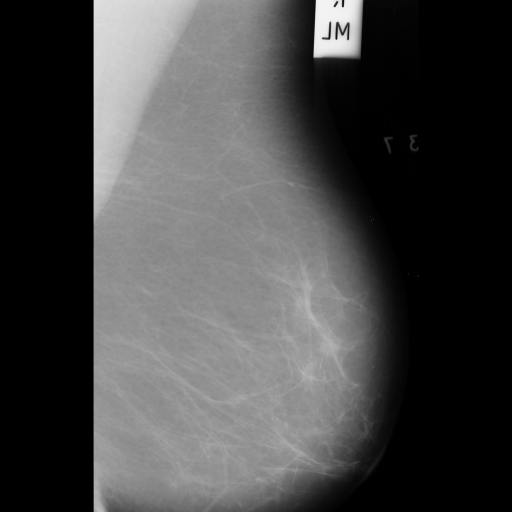
%> input picture Course project/Mammogram images/mdb006.pgm, 1024 x 1024 px (shown at 1/2 size)
$ octave MSRETINX_AND_UNSHARP.m   (GNU Octave 9; MATLAB toolbox functions it lacks are replaced by stand-ins)
%> lines starting %> are read from the running program, lines starting %| are printed output that depends on the picture
### Course project/image contrast quality/RENYI_AQI.m
function [Q,Qn,Rm]=RENYI_AQI(X,N,nod,firstangle,angleunits,mode,average)
% [Q,Qn,Rm]=aqindex(X,N,nod,firstangle,angleunits,mode)
% Blind Anistropic Quality Index (AQI).
% Details can be found in: S. Gabarda and G. Cristóbal, “Blind Image
% quality assessment through anisotropy”, Journal of the Optical Society
% of America, Vol. 24, No. 12, 2007, pp. B42-B51.
% This measure discriminates sharp noise free images from distorted images
% Inputs:
% X: color or gray-scale image as double precission matrix
% N: window size in pixels (2, 4, 6, 8, ...) (even number)
% nod: number of directions (1, 2, 3, ...)
% firstangle: set the first orientation in degrees or radians.
% angleunits: 'degree' or 'radian'
% mode: 'gray' or 'color'
% average: use 'common' for regular average, 'zerofree' to ignore
% zeros in the distribution and 'jpeg' for JPEG correction
% Outputs:
% (Note that Q and Qn are single or multiple upon solutions are selected
% for gray or color images with the mode option
% Q: AQI
% Qn: normalized AQI
% Rm: expected value of directional image entropy

% By Salvador Gabarda
% Matlab version 7.7 (R2008b)
% toolbox     :  \map\maputils\rad2deg.m
% toolbox     :  \stats\moment.m
% Last updated: 06NOV2015
% salvador.gabarda@gmail.com

[ro co la]=size(X);
angleerror=0;

switch mode
    case 'gray'
        X=round(sum(X,3)./la);
    case 'color'
        % no action
end

[ro co la]=size(X);

if isequal(angleunits,'radian')
        firstangle=rad2deg(firstangle);
    elseif isequal(angleunits,'degree')
        % no action taken
    else
        disp('unknown unit')
        angleerror=1;
end

dang=180/nod;
output=0;

for k=1:nod
    if angleerror==1
        break
    end
    ang=(k-1)*dang;

    for q=1:la
        Y=orlaon(X(:,:,q),N/2);
        W=localwigner(Y,N,firstangle+ang,'degree');
        R=renyientropy(W);
        R=orlaoff(R,N/2);

        % image entropy
        switch average
            case 'common'
            r=R(:);
            case 'zerofree' % useful with quantization noise
            II=find(R~=0);
            r=R(II);
            case 'jpeg'
            r=R(:);
            % JPEG correction
            Z1(k,q)=mean(r);
            I=find(r==0);
            if isempty(I)
                Z2(k,q)=0;
            else
                [roI coI]=size(I);
                Z2(k,q)=roI;
            end
        end


        % global image entropy direction k, channel q
        alternative='zero';
        switch alternative
            case 'zero' % first option
                global_im_entropy(k,q)=mean(r);
            case 'two'
                global_im_entropy(k,q)=moment(r(:),2);
            case 'three'
                global_im_entropy(k,q)=moment(r(:),3);
            case 'four'
                global_im_entropy(k,q)=moment(r(:),4);

        end
    end

end


switch average
    case 'common'
        % Quality (raw value)
        Q=std(global_im_entropy,1);
    case 'zerofree'
        Q=std(global_im_entropy,1);
    case 'jpeg'
        % JPEG correction
        SZ2=sum(Z2(:));
        SZ3=(SZ2/(ro*co*nod))^0.1;
        Q=std(global_im_entropy,1)*(1-SZ3); %corrected standard deviation
end

% normalized quality
Rm=mean(global_im_entropy,1);
Qn=Q./Rm;


end

% [41 lines left out: functions orlaon, orlaoff, WECE, not called in this run]


### Course project/image contrast quality/MSRETINX_AND_UNSHARP.m
clear; clc; close all;

image = imread('E:\github\Image processing class and project\Course project\Mammogram images\mdb006.pgm');
%> image is the input picture: size 1024x1024 uint8; min 0, max 243, mean 70.1
% image = rgb2gray(image);
% image = wdenoise2(image, 'DenoisingMethod', 'SURE');
[h, w, ~] = size(image);
%> h = 1024; w = 1024
image = imresize(image, [min([h w]) min([h w])], "bicubic");

% retin = MSRetinex2(double(image), [15 80 250].*1, [1 1], 8);
% retin = min_max(retin)-40;
% retin(retin<0) =0; retin(retin>255) = 255;

retin = imsharpen(double(image), 'Amount', 5, 'Radius', 3);
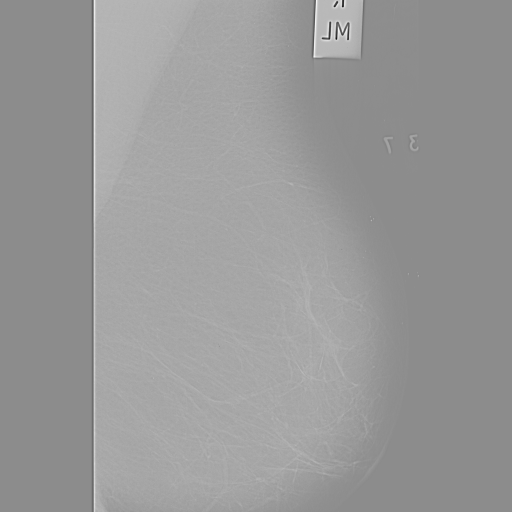
%> retin: size 1024x1024 double (shown at 1/2 size); min -779.9, max 631.2, mean 70.1; drawn with min black and max white

figure
imshow(retin, [0 255])
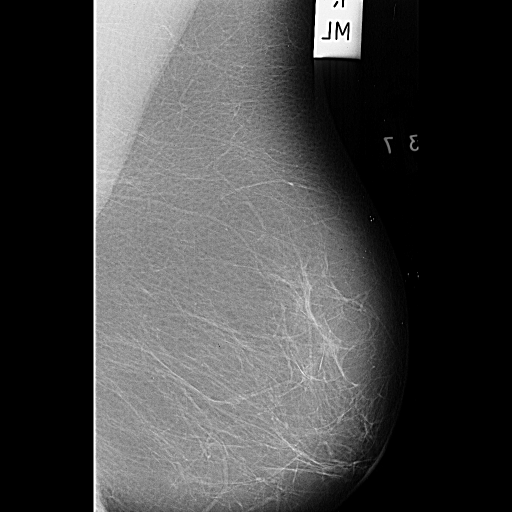
%> displayed picture: size 1024x1024, on the screen's scale of 0 to 255 (shown at 1/2 size); min 0, max 255, mean 70.7
figure
imshow(image, [0 255])

[renyi_aiq_original, ~, ~] = RENYI_AQI(image,8,6,0,'degree','gray','common');
%> after the loop in RENYI_AQI, `for k=1:nod`: global_im_entropy = [0.0133; 0.0135; 0.0112; 0.00699; 0.0112; 0.0136]
%> in RENYI_AQI, `Q=std(global_im_entropy,1);`: Q = 0.00231
%> in RENYI_AQI, `Rm=mean(global_im_entropy,1);`: Rm = 0.0116
%> in RENYI_AQI, `Qn=Q./Rm;`: Qn = 0.199
%> renyi_aiq_original = 0.00231
[renyi_aiq_enhanced, ~, ~] = RENYI_AQI(retin,8,6,0,'degree','gray','common');
%> renyi_aiq_enhanced = 0.00562
% [wece_aiq_original, ~ , ~] = WECE_AQI(double(image)./255,8,6,0,'degree','gray','common');
% [wece_aiq_enhanced, ~, ~] = WECE_AQI(retin./255,8,6,0,'degree','gray','common');
%> (the run ends here)
